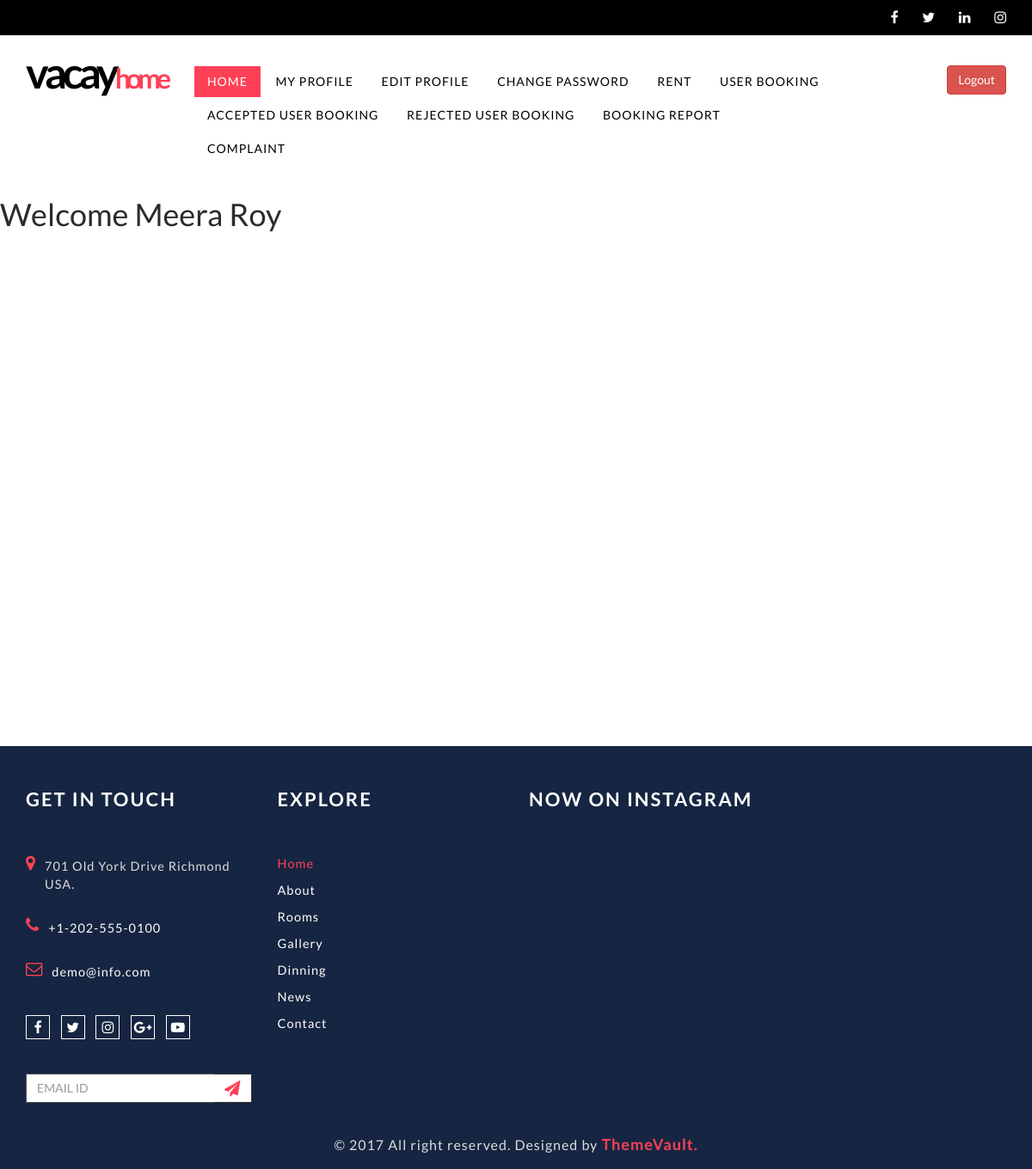
Page /Owner/ownerhome/ (signed in) on the earlier database version.
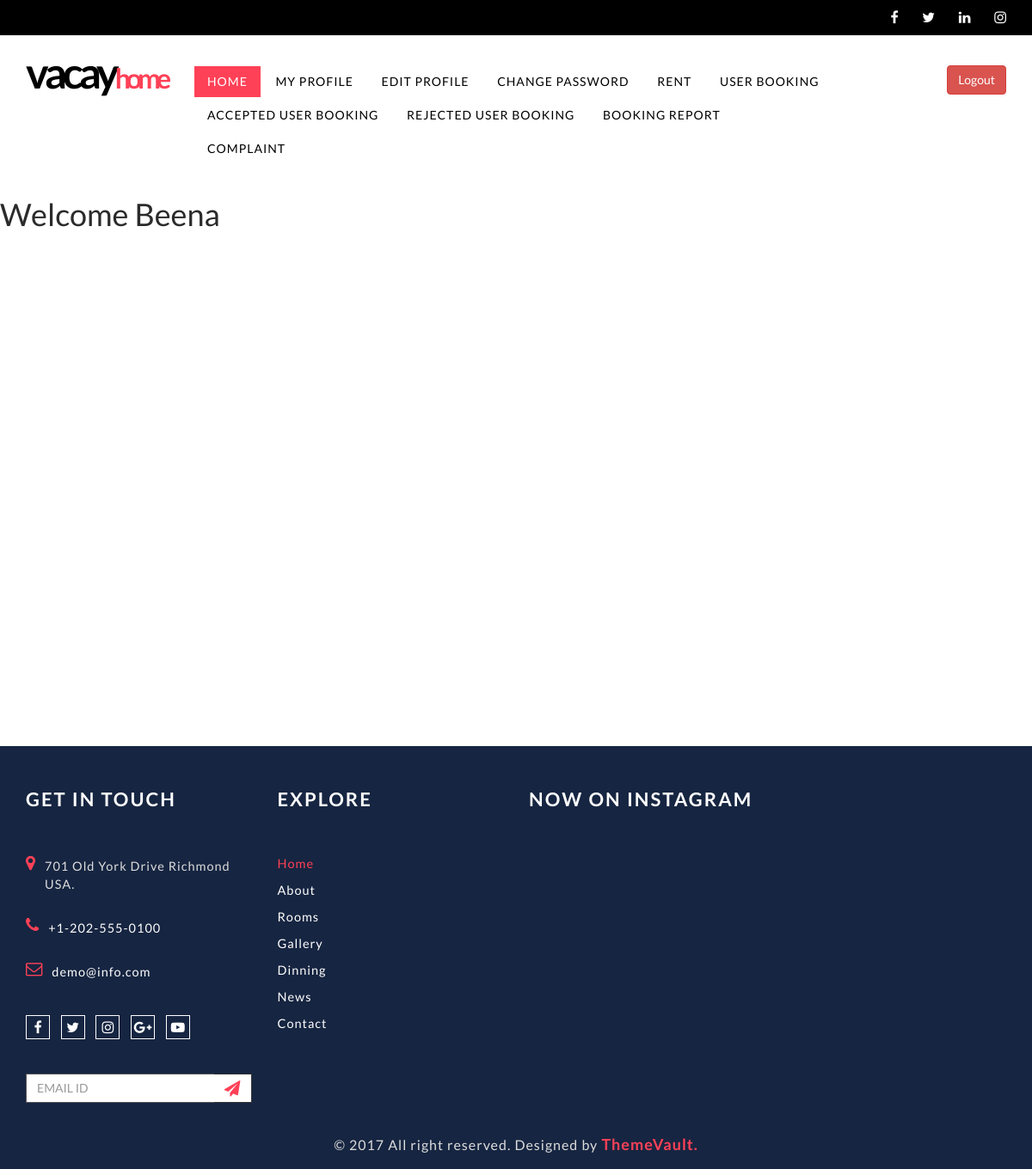
Same page on the later database version.
### Guest/models.py (models this page shows)
class tbl_ownerregistration(models.Model):
    place=models.ForeignKey(tbl_place,on_delete=models.CASCADE)
    name=models.CharField(max_length=50)
    contact=models.CharField(max_length=50)
    email=models.EmailField(max_length=50)
    gender=models.CharField(max_length=50)
    address=models.TextField(max_length=50)
    zipcode=models.CharField(max_length=50)
    photo=models.FileField(upload_to="MemberDocs/")
    proof=models.FileField(upload_to="MemberDocs/")
    password=models.CharField(max_length=50)
    status=models.CharField(max_length=50,default=0,null=True)

### Owner/views.py (the view)
# urls.py: path('ownerhome/',views.ownerhome,name="OwnerHome"),
def ownerhome(request):
    oregdata=tbl_ownerregistration.objects.get(id=request.session['oid'])
    return render(request,"Owner/OwnerHomepage.html",{'oregdata':oregdata})

### Owner/Templates/Owner/OwnerHomepage.html (shortened to what this page needs)
{% extends 'Owner/header.html' %}
{% load static %}
{% block content %}
<!DOCTYPE html>
<html lang="en">
<head>
</head>
<body  style="background-image: url();">
    <marquee behavior="scroll" direction="left"><h1>Welcome {{oregdata.name}}
        </h1></marquee>
</body>
</html>
<br><br><br><br><br><br><br><br><br><br><br><br><br><br><br><br><br><br><br><br><br><br><br><br><br><br><br><br><br><br><br><br><br>
{% endblock content %}

### Owner/Templates/Owner/header.html (shortened to what this page needs)
{% load static %}
<!DOCTYPE html>
<html lang="en">
    <head>
        <link href="{% static 'Main/css/bootstrap.min.css' %}" rel="stylesheet">
        <link href="{% static 'Main/font-awesome/css/font-awesome.min.css'%}" rel="stylesheet" type="text/css" />
        <link href="{% static 'Main/css/style.css' %}" rel="stylesheet">
        <link href="{% static 'Main/fonts/antonio-exotic/stylesheet.css' %}" rel="stylesheet">
        <link rel="stylesheet" href="{% static 'Main/css/lightbox.min.css'%}">
        <link href="{% static 'Main/css/responsive.css' %}" rel="stylesheet">
    </head>
    <body>
        <div id="page">
            <div class="top-header">
                <div class="container">
                    <div class="row">
                        <div class="col-md-6">
                        </div>
                        <div class="col-md-6">
                            <div class="social-grid">
                                <ul class="list-unstyled text-right">
                                    <li><a><i class="fa fa-facebook"></i></a></li>
                                    <li><a><i class="fa fa-twitter"></i></a></li>
                                    <li><a><i class="fa fa-linkedin"></i></a></li>
                                    <li><a><i class="fa fa-instagram"></i></a></li>
                                </ul>
                            </div>
                        </div>
                    </div>
                </div>
            </div>
            <header class="header-container">
                <div class="container">
                    <div class="top-row">
                        <div class="row">
                            <div class="col-md-2 col-sm-6 col-xs-6">
                                <div id="logo">
                                    <a href="index.html"><span>vacay</span>home</a>
                                </div>
                            </div>
                            <div class="col-md-8 col-sm-12 col-xs-12 remove-padd">
                                <nav class="navbar navbar-default">
                                    <div class="collapse navigation navbar-collapse navbar-ex1-collapse remove-space">
                                        <ul class="list-unstyled nav1 cl-effect-10">
                                            <li><a  data-hover="Home" class="active"><span>Home</span></a></li>
                                            <li><a data-hover="My Profile"  href="{% url 'Owner:MyProfile' %}"><span>My Profile</span></a></li>
                                            <li><a data-hover="Edit Profile"  href="{% url 'Owner:EditProfile' %}"><span>Edit Profile</span></a></li>
                                            <li><a data-hover="Change Password"  href="{% url 'Owner:ChangePassword' %}"><span>Change Password</span></a></li>
                                            <li><a data-hover="Rent" href="{% url 'Owner:Rent' %}"><span>Rent</span></a></li>
                                            <li><a data-hover="User Booking" href="{% url 'Owner:UserBooking' %}"><span>User Booking</span></a></li>
                                            <li><a data-hover="Accepted User Booking" href="{% url 'Owner:accepteduserbooking' %}"><span>Accepted User Booking</span></a></li>
                                            <li><a data-hover="Rejected User Booking" href="{% url 'Owner:rejecteduserbooking' %}"><span>Rejected User Booking</span></a></li>
                                            <li><a data-hover="Rejected User Booking" href="{% url 'Owner:bookingreport' %}"><span>Booking Report</span></a></li>
                                            <li><a data-hover="Complaint" href="{% url 'Owner:OwnerComplaint' %}"><span>Complaint</span></a></li>
                                        </ul>
                                    </div>
                                </nav>
                            </div>
                            <div class="col-md-2  col-sm-4 col-xs-12 hidden-sm">
                                <div class="text-right"><a data-hover="Logout" href="{% url 'Owner:logout' %}" class="btn btn-danger"><span>Logout</span></a></div>
                            </div>
                        </div>
                    </div>
                </div>
            </header>
            {% block content %}
            {% endblock content %}
             <footer>
                <div class="container">
                    <div class="row">
                        <div class="col-md-3 col-sm-6 col-xs-12 width-set-50">
                            <div class="footer-details">
                                <h4>Get in touch</h4>
                                <ul class="list-unstyled footer-contact-list">
                                    <li>
                                        <i class="fa fa-map-marker fa-lg"></i>
                                        <p>701 Old York Drive Richmond USA.</p>
                                    </li>
                                    <li>
                                        <i class="fa fa-phone fa-lg"></i>
                                        <p><a href="tel:+1-202-555-0100"> +1-202-555-0100</a></p>
                                    </li>
                                    <li>
                                        <i class="fa fa-envelope-o fa-lg"></i>
                                        <p><a href="mailto:demo@info.com"> demo@info.com</a></p>
                                    </li>
                                </ul>
                                <div class="footer-social-icon">
                                    <a href="#"><i class="fa fa-facebook"></i></a>
                                    <a href="#"><i class="fa fa-twitter"></i></a>
                                    <a href="#"><i class="fa fa-instagram"></i></a>
                                    <a href="#"><i class="fa fa-google-plus"></i></a>
                                    <a href="#"><i class="fa fa-youtube-play"></i></a>
                                </div>
                                <div class="input-group" id="subscribe">
                                    <input type="text" class="form-control subscribe-box" value="" name="subscribe" placeholder="EMAIL ID">
                                    <span class="input-group-btn">
                                        <button type="button" class="btn subscribe-button"><i class="fa fa-paper-plane fa-lg"></i></button>
                                    </span>
                                </div>
                            </div>
                        </div>
                        <div class="col-md-3 col-sm-6 col-xs-12 width-50 width-set-50">
                            <div class="footer-details">
                                <h4>explore</h4>
                                <ul class="list-unstyled footer-links">
                                    <li class="active"><a>Home</a></li>
                                    <li><a href="about.html">About</a></li>
                                    <li><a href="rooms.html">Rooms</a></li>
                                    <li><a href="gallery.html">Gallery</a></li>
                                    <li><a href="#">Dinning</a></li>
                                    <li> <a href="news.html">News</a></li>
                                    <li> <a href="contact.html">Contact</a></li>
                                </ul>
                            </div>
                        </div>
                        <div class="col-md-6 col-sm-12 col-xs-12">
                            <div class="footer-details">
                                <h4>Now On Instagram</h4>
                            </div>
                        </div>
                    </div>
                    <div class="copyright">
                        &copy; 2017 All right reserved. Designed by <a href="http://www.themevault.net/" target="_blank">ThemeVault.</a>
                    </div>
                </div>
            </footer>
        </div>
    </body>
</html>

### Guest/static/Main/css/style.css (style rules this page uses)
html, body { height: 100%; margin: 0; padding: 0; }
body { background-color: #fff; color: #2b2b2b; font-family: 'Lato', sans-serif; font-size: 14px; line-height: 16px; min-width: 320px; width: 100%; }
* { margin: 0; padding: 0; }
h1,h2,h3,h4,h5,h6,p { margin: 0 }
html, html a { -webkit-font-smoothing: antialiased; text-shadow: 1px 1px 1px rgba(0,0,0,0.004); }
a, button { text-decoration: none; cursor: pointer; }
a { color: #2b2b2b; }
a, a:hover, a:focus, button:hover, button:focus { outline: 0 none !important; text-decoration: none; }
ul { margin: 0; padding: 0; }
#page { overflow: hidden; }
.remove-padd { padding-left: 0; padding-right: 0; }
.top-header { background: #000 none repeat scroll 0 0; padding: 12px 0; }
.social-grid li a { color: #fff; display: inline-block; font-size: 16px; text-align: center; }
.social-grid li + li { margin-left: 25px; }
.navbar-default { background-color: rgba(0,0,0,0); border-color: rgba(0,0,0,0); }
.navbar { min-height: 35px; margin-bottom: 0; }
.navigation .nav1 li { display: inline; position: relative; }
.social-grid ul li { display: inline; }
.top-row { padding: 35px 0; }
#logo > a { color: #ff4157; font-size: 32px; font-weight: 700; letter-spacing: -5px; }
#logo > a span { color: #000; font-size: 50px; }
.cl-effect-10 a::before, .cl-effect-10 a.active::before { background: #ff4157; color: #fff; content: attr(data-hover); height: 100%; left: 0; padding: 10px 15px; position: absolute; top: 0; transition: transform 0.3s ease 0s; width: 100%; z-index: -1; }
.cl-effect-10 a.active::before { z-index: 1; }
.cl-effect-10 a.active { color: #ff; }
.cl-effect-10 { position: relative; z-index: 1; }
.cl-effect-10 a { overflow: hidden; color: #000; display: inline-block; font-size: 14px; font-weight: 400; letter-spacing: 1px; outline: none; position: relative; text-decoration: none; text-transform: uppercase; }
.cl-effect-10 a span { background: #fff none repeat scroll 0 0; display: block; padding: 10px 15px; transition: transform 0.3s ease 0s; }
footer { background: #162541 none repeat scroll 0 0; color: #ddd !important; margin-top: 70px; padding: 50px 0 20px; }
.footer-details > h4 { font-size: 22px; font-weight: 600; letter-spacing: 2px; margin-bottom: 55px; text-transform: uppercase; color: #fff; }
footer a { color: #fff; }
.footer-contact-list i { color: #ff4157; float: left; margin-right: 10px; }
.footer-contact-list p { overflow: hidden; line-height: 21px; }
.footer-contact-list li { font-size: 14.5px; letter-spacing: 1px; }
.footer-contact-list li + li { margin-top: 30px; }
.footer-links li + li { margin-top: 15px; }
.footer-links li { font-size: 14.5px; letter-spacing: 1px; text-transform: capitalize; }
.footer-links li.active a { color: #ff4157; }
.footer-social-icon { margin-top: 40px; }
.footer-social-icon > a { border: 1px solid; display: inline-block; font-size: 16px; height: 28px; text-align: center; width: 28px; }
.footer-social-icon > a i { line-height: 26px; }
.footer-social-icon > a + a { margin-left: 10px; }
#subscribe { margin-top: 40px; }
#subscribe input { border: 1px solid; border-radius: 0; border-right: 0; box-shadow: none; }
.btn.subscribe-button { -moz-border-bottom-colors: none; -moz-border-left-colors: none; -moz-border-right-colors: none; -moz-border-top-colors: none; background: rgba(0, 0, 0, 0) none repeat scroll 0 0; border-color: #333; border-image: none; border-radius: 0; border-style: solid solid solid none; border-width: 1px 1px 1px 0; color: #ff4157; background: #fff; }
.copyright { font-size: 16px; letter-spacing: 1px; margin-top: 40px; text-align: center; }
.copyright > a { color: #ff4157; font-weight: 600; font-size: 18px; }
.form-control { border-radius: 0; }

Differences in the rows shown:
changed tbl_ownerregistration: name "Meera Roy" → "Beena"
